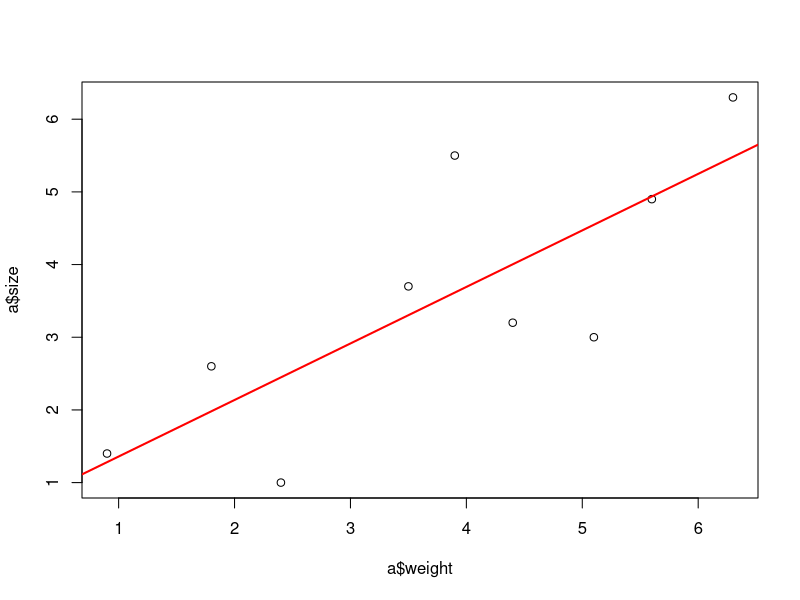

Source code (R):
a<-data.frame(
size=c(1.4,2.6,1.0,3.7,5.5,3.2,3.0,4.9,6.3),
weight=c(0.9,1.8,2.4,3.5,3.9,4.4,5.1,5.6,6.3))
plot(a$weight,a$size)
#plot(mouse.data)
relation<-lm(size~weight,data=a)
abline(relation,col="red",lwd=2)
summary(relation)
predict(relation,data.frame(weight=4.1))

